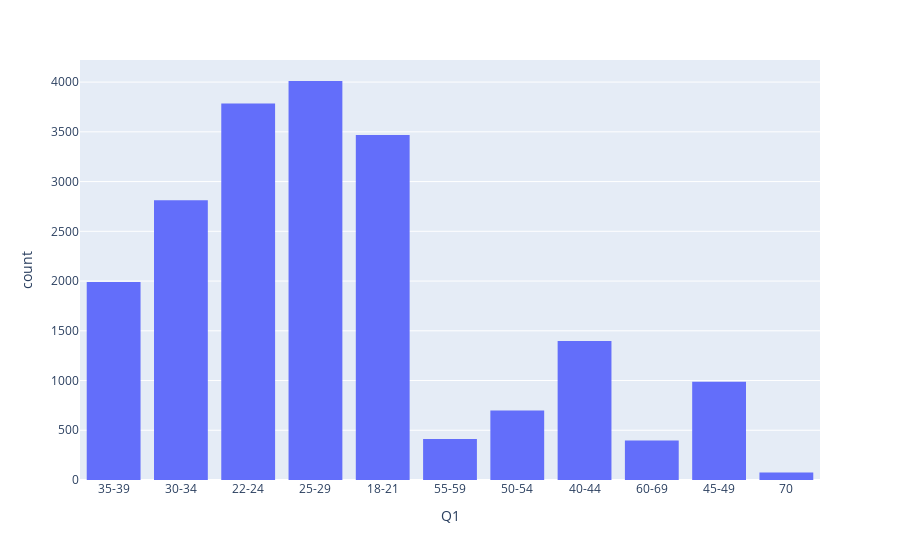

The cell this chart's notebook holds for it:
### Markdown cell above
### **Age v/s Count plot**

### Code cell
#Q1= Age, histogram using px
fig= px.histogram(df, x='Q1')
fig.show()

### Figure 1 — Plotly figure (JSON) as saved in the notebook; plotly's stock layout.template omitted (floating-point values rounded to 4 significant figures; data arrays with more than 128 entries replaced by an {"elided": "..."} marker saying what was removed)
{"data": [{"bingroup": "x", "hovertemplate": "Q1=%{x}<br>count=%{y}<extra></extra>", "legendgroup": "", "marker": {"color": "#636efa", "pattern": {"shape": ""}}, "name": "", "orientation": "v", "showlegend": false, "type": "histogram", "x": {"elided": "20036 str values"}, "xaxis": "x", "yaxis": "y"}], "layout": {"barmode": "relative", "legend": {"tracegroupgap": 0}, "margin": {"t": 60}, "xaxis": {"anchor": "y", "domain": [0, 1], "title": {"text": "Q1"}}, "yaxis": {"anchor": "x", "domain": [0, 1], "title": {"text": "count"}}}}
